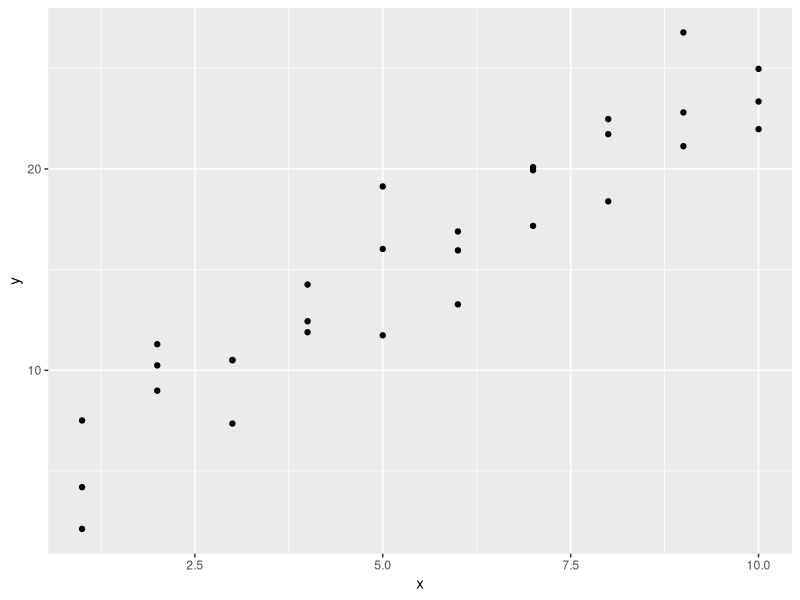
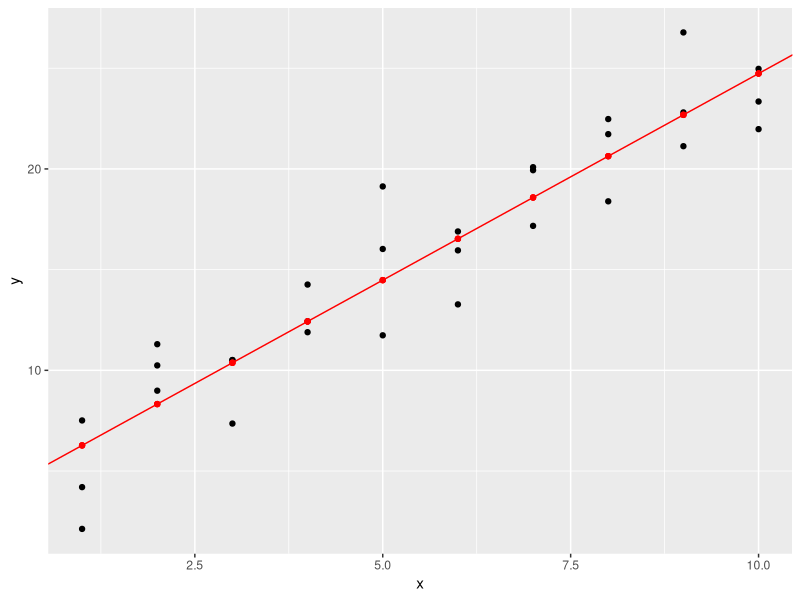
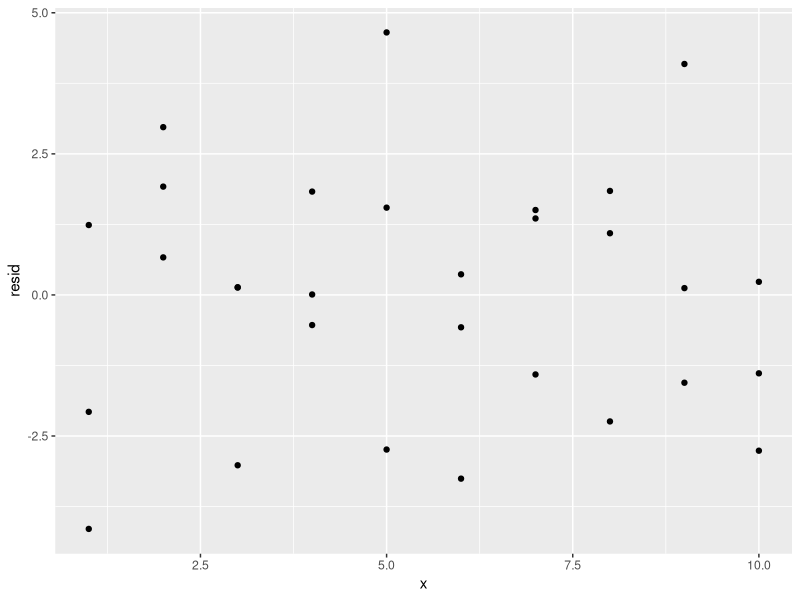
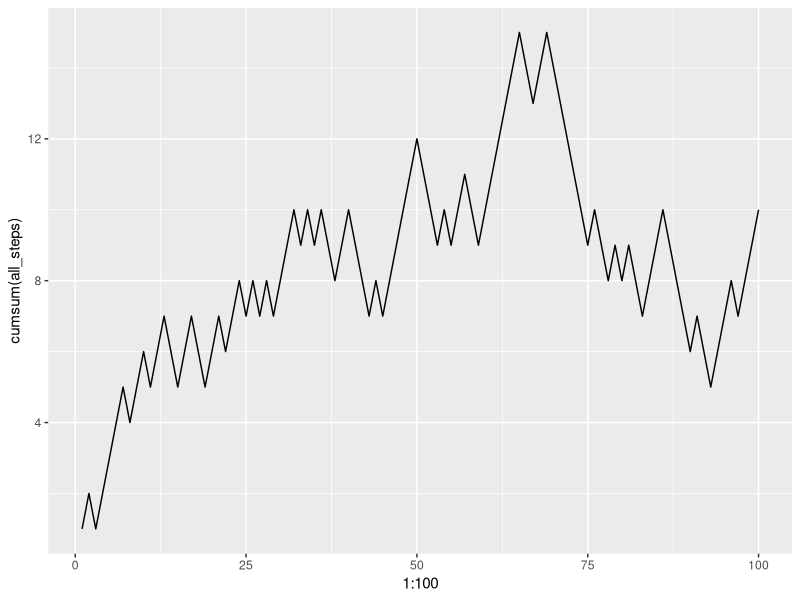
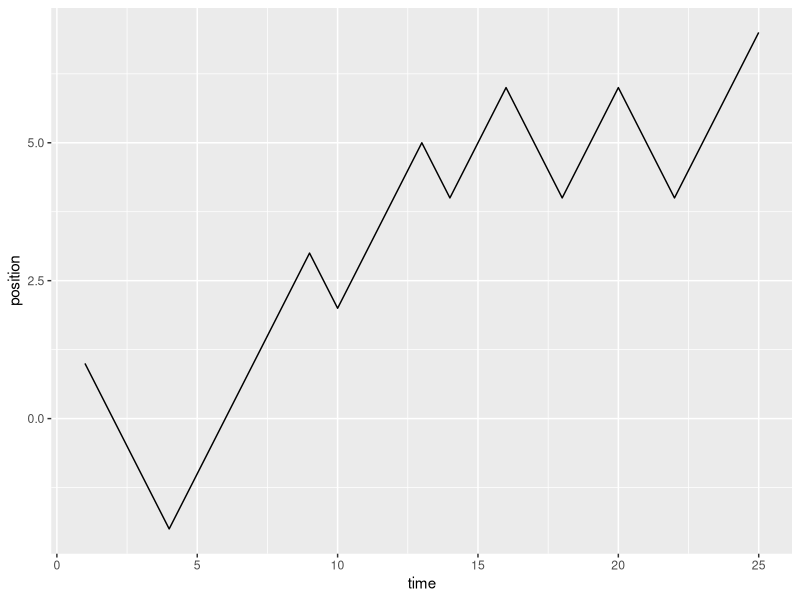
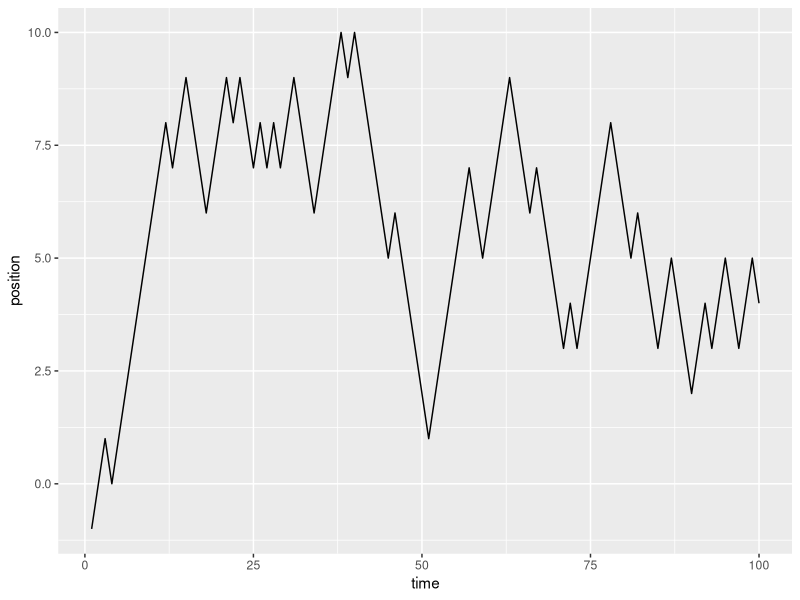
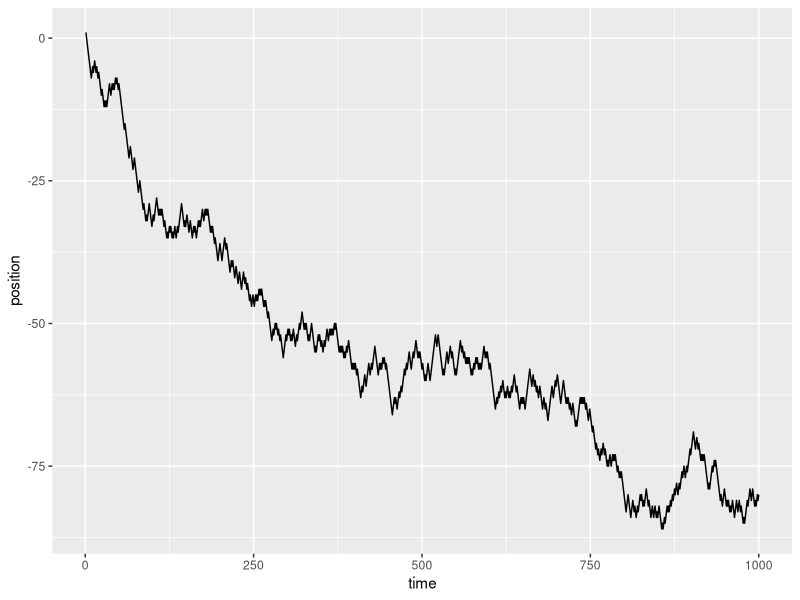
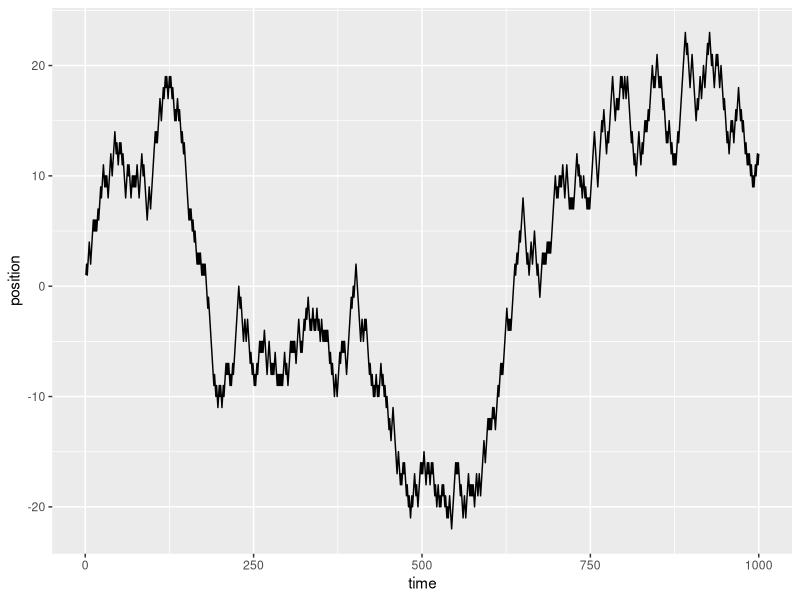

These figures' R source, in order:
# Lecture 11

library(modelr)
library(ggplot2)
library(tidyverse)

sim1

ggplot(sim1, aes(x, y)) +
  geom_point()

(sim1_mod <- lm(y ~ x, data = sim1))
sim1_mod
str(sim1_mod)
coef(sim1_mod)[2]
sim1_mod$coefficients

# Add predictions and residuals 
(df <- sim1 |>
    add_predictions(sim1_mod) |>
    add_residuals(sim1_mod))

# Plot it
ggplot(df, aes(x, y)) + 
  geom_point() +
  geom_point(aes(x, pred), color = "red") +
  geom_abline(aes(
    intercept = coef(sim1_mod)[1],
    slope = coef(sim1_mod)[2]
  ), color = "red")

# The residuals should have mean 0, because we minimize MSE
ggplot(df, aes(x, resid)) + 
  geom_point()

# Base R for predict and resid
(df <- df |>
    mutate(
      pred2 = predict(sim1_mod),
      resid2 = residuals(sim1_mod)
    ))

predict(sim1_mod)

# Functions, interations, conditional and all that

square_func <- function(x) {
  x^2
}
square_func(4)

my_sqrt <- function(x) {
  if (x < 0) {
    "not allowed"
  } else {
    return(sqrt(x))
  }
}

my_sqrt(4)
my_sqrt(-4)

# simulation of Brownian Motions

# Get 1 step +1 or -1 with equal probability
# Based on 'R skills' lecture by Gergo Daroczi

sign(runif(10, min = -0.5, max = 0.5))

x <- 0
step1 <- sign(runif(1) - 0.5)
x <- x + step1
x
step2 <- sign(runif(1) - 0.5)
x <- x + step2
x
next_step <- function() {
  sign(runif(1) - 0.5)
}
(x <- x + next_step())
(x <- x + next_step())

set.seed(42)
x <- 0
for (i in 1:10) {
  print(paste("i:", i))
  x <- x + next_step()
  print(paste("x:", x))
}

set.seed(42)
(all_steps <- sign(runif(100) - 0.5))
(x <- sum(all_steps))
(xs <- cumsum(all_steps))

ggplot(mapping = aes(x = 1:100, y = cumsum(all_steps))) +
  geom_line()

plot_BM_tmp <- function(N) {
  all_steps <- sign(runif(N) - 0.5)
  all_xs <- cumsum(all_steps)
  df <- tibble(time = 1:N, position = all_xs)
  ggplot(df, aes(x = time, y = position)) + 
    geom_line()
}

plot_BM_tmp(25)
plot_BM_tmp(100)
plot_BM_tmp(1000)

generate_BM <- function(N) {
  all_steps <- sign(runif(N) - 0.5)
  all_xs <- cumsum(all_steps)
  tibble(time = 1:N, position = all_xs)
}

plot_BM <- function(bm) {
  ggplot(bm, aes(x = time, y = position)) + 
    geom_line()
}

bm1 <- generate_BM(1000)
plot_BM(bm1)
mean(bm1$position)
